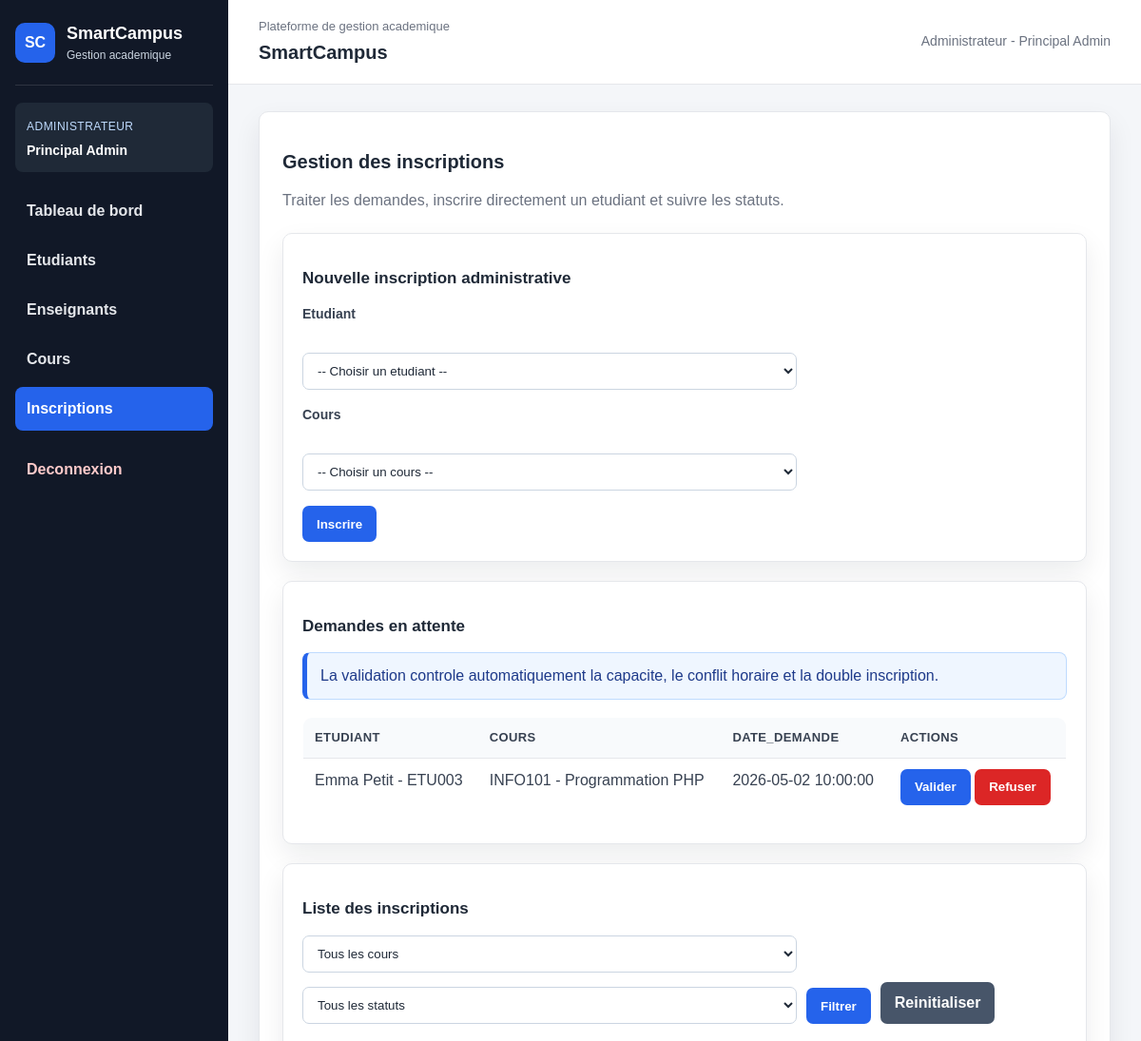
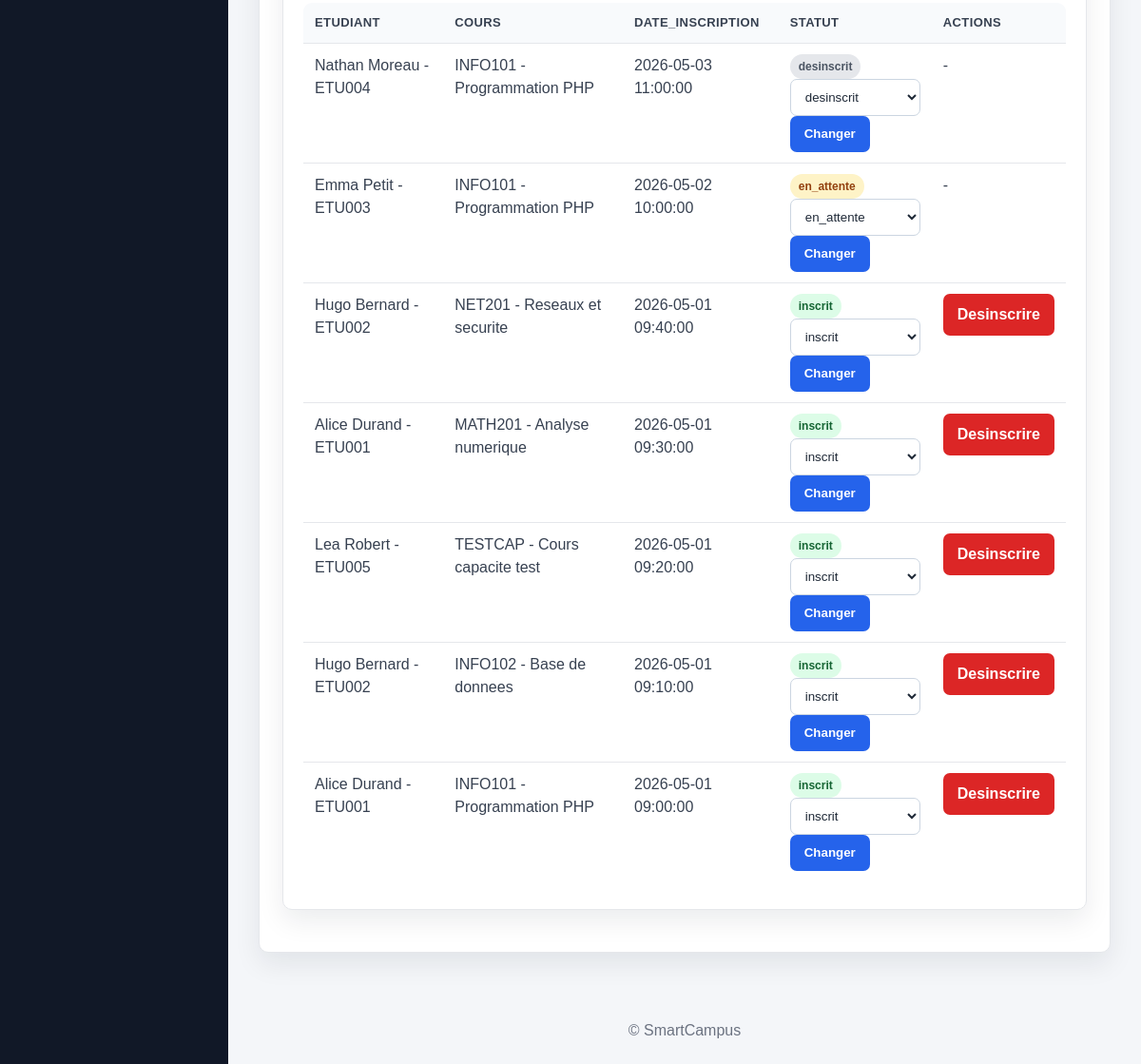
The app's page /admin/inscriptions.php (signed in) with its own data (2 pictures, top to bottom).
### tables this page shows
CREATE TABLE inscription (
    id_inscription INT AUTO_INCREMENT PRIMARY KEY,
    date_inscription DATETIME DEFAULT CURRENT_TIMESTAMP,
    statut ENUM('inscrit','desinscrit','en_attente') DEFAULT 'en_attente',
    id_etudiant INT NOT NULL,
    id_cours INT NOT NULL,
    UNIQUE (id_etudiant, id_cours),
    CONSTRAINT fk_inscription_etudiant
        FOREIGN KEY (id_etudiant) REFERENCES etudiant(id_etudiant),
    CONSTRAINT fk_inscription_cours
        FOREIGN KEY (id_cours) REFERENCES cours(id_cours)
);

CREATE TABLE utilisateur (
    id_user INT AUTO_INCREMENT PRIMARY KEY,
    nom VARCHAR(100) NOT NULL,
    prenom VARCHAR(100) NOT NULL,
    email VARCHAR(150) NOT NULL,
    mot_de_passe VARCHAR(255) NOT NULL,
    role ENUM('administrateur','enseignant','etudiant') NOT NULL,
    date_creation TIMESTAMP DEFAULT CURRENT_TIMESTAMP,
    actif TINYINT(1) DEFAULT 1,
    UNIQUE (email)
);

CREATE TABLE etudiant (
    id_etudiant INT AUTO_INCREMENT PRIMARY KEY,
    numero_etudiant VARCHAR(50) NOT NULL,
    niveau VARCHAR(50) NOT NULL,
    groupe_classe VARCHAR(50) NOT NULL,
    date_naissance DATE,
    telephone VARCHAR(30),
    id_user INT NOT NULL,
    UNIQUE (numero_etudiant),
    CONSTRAINT fk_etudiant_utilisateur
        FOREIGN KEY (id_user) REFERENCES utilisateur(id_user)
);

CREATE TABLE cours (
    id_cours INT AUTO_INCREMENT PRIMARY KEY,
    code_cours VARCHAR(50) NOT NULL,
    titre VARCHAR(150) NOT NULL,
    description TEXT,
    capacite_max INT NOT NULL,
    jour VARCHAR(20) NOT NULL,
    heure_debut TIME NOT NULL,
    heure_fin TIME NOT NULL,
    salle VARCHAR(50) NOT NULL,
    semestre VARCHAR(50) NOT NULL,
    id_enseignant INT NOT NULL,
    UNIQUE (code_cours),
    CONSTRAINT fk_cours_enseignant
        FOREIGN KEY (id_enseignant) REFERENCES enseignant(id_enseignant)
);

### admin/inscriptions.php (the view, shortened to what this page needs)
<?php
include '../config/db.php';
$types = "";
$params = [];
$sql_inscriptions = "SELECT i.id_inscription, i.date_inscription, i.statut,
                            u.nom, u.prenom, e.numero_etudiant,
                            c.code_cours, c.titre
                     FROM inscription i
                     INNER JOIN etudiant e ON i.id_etudiant = e.id_etudiant
                     INNER JOIN utilisateur u ON e.id_user = u.id_user
                     INNER JOIN cours c ON i.id_cours = c.id_cours";
$sql_inscriptions .= " ORDER BY i.date_inscription DESC";
if (!empty($params)) {
    $stmt_inscriptions = mysqli_prepare($conn, $sql_inscriptions);
    mysqli_stmt_bind_param($stmt_inscriptions, $types, ...$params);
    mysqli_stmt_execute($stmt_inscriptions);
    $result_inscriptions = mysqli_stmt_get_result($stmt_inscriptions);
} else {
    $result_inscriptions = mysqli_query($conn, $sql_inscriptions);
}
$result_demandes = mysqli_query(
    $conn,
    "SELECT i.id_inscription, i.date_inscription,
            u.nom, u.prenom, e.numero_etudiant,
            c.code_cours, c.titre
     FROM inscription i
     INNER JOIN etudiant e ON i.id_etudiant = e.id_etudiant
     INNER JOIN utilisateur u ON e.id_user = u.id_user
     INNER JOIN cours c ON i.id_cours = c.id_cours
     WHERE i.statut = 'en_attente'
     ORDER BY i.date_inscription ASC"
);
include '../includes/header.php';
?>
<section class="container">
<h2>Gestion des inscriptions</h2>
<p class="page-subtitle">Traiter les demandes, inscrire directement un etudiant et suivre les statuts.</p>
<section class="section-card">
    <h3>Nouvelle inscription administrative</h3>
    <form method="post" action="inscriptions.php">
        <p>
            <label for="id_etudiant">Etudiant</label><br>
            <select id="id_etudiant" name="id_etudiant" required>
                <option value="">-- Choisir un etudiant --</option>
            </select>
        </p>
        <p>
            <label for="id_cours">Cours</label><br>
            <select id="id_cours" name="id_cours" required>
                <option value="">-- Choisir un cours --</option>
            </select>
        </p>
        <button type="submit" name="inscrire_etudiant">Inscrire</button>
    </form>
</section>
<section class="section-card">
    <h3>Demandes en attente</h3>
    <p class="alert alert-info">La validation controle automatiquement la capacite, le conflit horaire et la double inscription.</p>
    <table>
        <thead>
            <tr>
                <th>etudiant</th>
                <th>cours</th>
                <th>date_demande</th>
                <th>actions</th>
            </tr>
        </thead>
        <tbody>
            <?php if ($result_demandes && mysqli_num_rows($result_demandes) > 0) { ?>
                <?php while ($demande = mysqli_fetch_assoc($result_demandes)) { ?>
                    <tr>
                        <td><?php echo htmlspecialchars($demande['prenom'] . ' ' . $demande['nom'] . ' - ' . $demande['numero_etudiant']); ?></td>
                        <td><?php echo htmlspecialchars($demande['code_cours'] . ' - ' . $demande['titre']); ?></td>
                        <td><?php echo htmlspecialchars($demande['date_inscription']); ?></td>
                        <td>
                            <form method="post" action="inscriptions.php">
                                <button type="submit" name="valider_demande">Valider</button>
                                <button type="submit" name="refuser_demande" class="danger js-confirm-delete" data-confirm="Refuser cette demande ?">Refuser</button>
                            </form>
                        </td>
                    </tr>
                <?php } ?>
            <?php } else { ?>
                <tr><td colspan="4"><span class="empty-state">Aucune demande en attente.</span></td></tr>
            <?php } ?>
        </tbody>
    </table>
</section>
<section class="section-card">
    <h3>Liste des inscriptions</h3>
    <form method="get" action="inscriptions.php" class="toolbar">
        <select name="id_cours">
            <option value="0">Tous les cours</option>
        </select>
        <select name="statut">
            <option value="">Tous les statuts</option>
        </select>
        <button type="submit">Filtrer</button>
        <a class="button secondary" href="inscriptions.php">Reinitialiser</a>
    </form>
    <table>
        <thead>
            <tr>
                <th>etudiant</th>
                <th>cours</th>
                <th>date_inscription</th>
                <th>statut</th>
                <th>actions</th>
            </tr>
        </thead>
        <tbody>
            <?php if ($result_inscriptions && mysqli_num_rows($result_inscriptions) > 0) { ?>
                <?php while ($inscription = mysqli_fetch_assoc($result_inscriptions)) { ?>
                    <tr>
                        <td><?php echo htmlspecialchars($inscription['prenom'] . ' ' . $inscription['nom'] . ' - ' . $inscription['numero_etudiant']); ?></td>
                        <td><?php echo htmlspecialchars($inscription['code_cours'] . ' - ' . $inscription['titre']); ?></td>
                        <td><?php echo htmlspecialchars($inscription['date_inscription']); ?></td>
                        <td>
                            <span class="badge <?php
                                if ($inscription['statut'] === 'inscrit') {
                                    echo 'badge-success';
                                } elseif ($inscription['statut'] === 'en_attente') {
                                    echo 'badge-warning';
                                } else {
                                    echo 'badge-muted';
                                }
                            ?>"><?php echo htmlspecialchars($inscription['statut']); ?></span>
                            <form method="post" action="inscriptions.php">
                                <select name="statut">
                                    <option value="inscrit" <?php if ($inscription['statut'] === 'inscrit') echo 'selected'; ?>>inscrit</option>
                                    <option value="en_attente" <?php if ($inscription['statut'] === 'en_attente') echo 'selected'; ?>>en_attente</option>
                                    <option value="desinscrit" <?php if ($inscription['statut'] === 'desinscrit') echo 'selected'; ?>>desinscrit</option>
                                </select>
                                <button type="submit" name="changer_statut">Changer</button>
                            </form>
                        </td>
                        <td>
                            <?php if ($inscription['statut'] === 'inscrit') { ?>
                                <a class="button danger js-confirm-delete" href="inscriptions.php?desinscrire=<?php echo htmlspecialchars($inscription['id_inscription']); ?>" data-confirm="Desinscrire cet etudiant ?">Desinscrire</a>
                            <?php } else { ?>
                                -
                            <?php } ?>
                        </td>
                    </tr>
                <?php } ?>
            <?php } else { ?>
                <tr><td colspan="5"><span class="empty-state">Aucune inscription trouvee.</span></td></tr>
            <?php } ?>
        </tbody>
    </table>
</section>
</section>
<?php include '../includes/footer.php'; ?>

### assets/css/style.css (style rules this page uses)
* { box-sizing: border-box; }
:root { --bg: #f4f6f9; --panel: #ffffff; --sidebar: #111827; --sidebar-soft: #1f2937; --text: #1f2937; --muted: #6b7280; --border: #e5e7eb; --primary: #2563eb; --primary-dark: #1d4ed8; --success: #16a34a; --warning: #f59e0b; --danger: #dc2626; --shadow: 0 12px 28px rgba(15, 23, 42, 0.08); }
body { margin: 0; font-family: Arial, Helvetica, sans-serif; background: var(--bg); color: var(--text); line-height: 1.5; }
a { color: var(--primary); }
.container, .section-card, .form-card { background: var(--panel); border: 1px solid var(--border); border-radius: 10px; box-shadow: var(--shadow); }
.container { padding: 24px; overflow-x: auto; }
.section-card { padding: 20px; margin: 20px 0; overflow-x: auto; }
h1, h2, h3 { color: var(--text); line-height: 1.2; }
h2 { font-size: 20px; }
h3 { font-size: 17px; }
.page-subtitle { margin: 0 0 22px; color: var(--muted); }
label { display: block; margin: 12px 0 6px; color: #374151; font-weight: bold; font-size: 14px; }
input, select, textarea { width: 100%; max-width: 520px; padding: 10px 11px; border: 1px solid #cbd5e1; border-radius: 7px; background: #ffffff; color: var(--text); }
.toolbar { margin: 18px 0 20px; }
.toolbar, .toolbar form { display: flex; gap: 10px; flex-wrap: wrap; align-items: end; }
button, .button, .btn { display: inline-flex; align-items: center; justify-content: center; min-height: 38px; padding: 9px 14px; border: 1px solid transparent; border-radius: 7px; background: var(--primary); color: #ffffff; text-decoration: none; font-weight: bold; cursor: pointer; }
.btn-danger, .button.danger, button.danger, .danger { background: var(--danger); color: #ffffff; }
.btn-secondary, .button.secondary, button.secondary { background: #475569; color: #ffffff; }
.table-responsive, .container { overflow-x: auto; }
table { width: 100%; min-width: 760px; border-collapse: collapse; margin: 18px 0 8px; background: #ffffff; border: 1px solid var(--border); border-radius: 10px; overflow: hidden; }
th, td { padding: 11px 12px; border-bottom: 1px solid var(--border); text-align: left; vertical-align: top; }
th { background: #f8fafc; color: #374151; font-size: 13px; text-transform: uppercase; letter-spacing: 0.03em; }
td { color: #374151; }
tr:last-child td { border-bottom: 0; }
.actions-cell, td:last-child { white-space: nowrap; }
.success, .error, .info, .warning, .alert { padding: 12px 14px; border-radius: 8px; margin: 14px 0; border: 1px solid transparent; border-left-width: 5px; }
.info, .alert-info { color: #1e3a8a; background: #eff6ff; border-color: #bfdbfe; border-left-color: var(--primary); }
.badge { display: inline-flex; align-items: center; justify-content: center; padding: 4px 9px; border-radius: 999px; font-size: 12px; font-weight: bold; white-space: nowrap; }
.badge-success { color: #166534; background: #dcfce7; }
.badge-warning { color: #92400e; background: #fef3c7; }
.badge-muted { color: #4b5563; background: #e5e7eb; }

### records on screen
inscription: utilisateur.prenom+nom "Emma Petit - ETU003", id_cours.titre "INFO101 - Programmation PHP", date_inscription "2026-05-02 10:00:00", statut "en_attente"
inscription: utilisateur.prenom+nom "Nathan Moreau - ETU004", id_cours.titre "INFO101 - Programmation PHP", date_inscription "2026-05-03 11:00:00", statut "desinscrit"
inscription: utilisateur.prenom+nom "Hugo Bernard - ETU002", id_cours.titre "NET201 - Reseaux et securite", date_inscription "2026-05-01 09:40:00", statut "inscrit"
inscription: utilisateur.prenom+nom "Alice Durand - ETU001", id_cours.titre "MATH201 - Analyse numerique", date_inscription "2026-05-01 09:30:00", statut "inscrit"
inscription: utilisateur.prenom+nom "Lea Robert - ETU005", id_cours.titre "TESTCAP - Cours capacite test", date_inscription "2026-05-01 09:20:00", statut "inscrit"
inscription: utilisateur.prenom+nom "Hugo Bernard - ETU002", id_cours.titre "INFO102 - Base de donnees", date_inscription "2026-05-01 09:10:00", statut "inscrit"
inscription: utilisateur.prenom+nom "Alice Durand - ETU001", id_cours.titre "INFO101 - Programmation PHP", date_inscription "2026-05-01 09:00:00", statut "inscrit"

### other values on screen
$libelle_role "ADMINISTRATEUR"
$nom_complet "Principal Admin"
$libelle_role "Administrateur"
